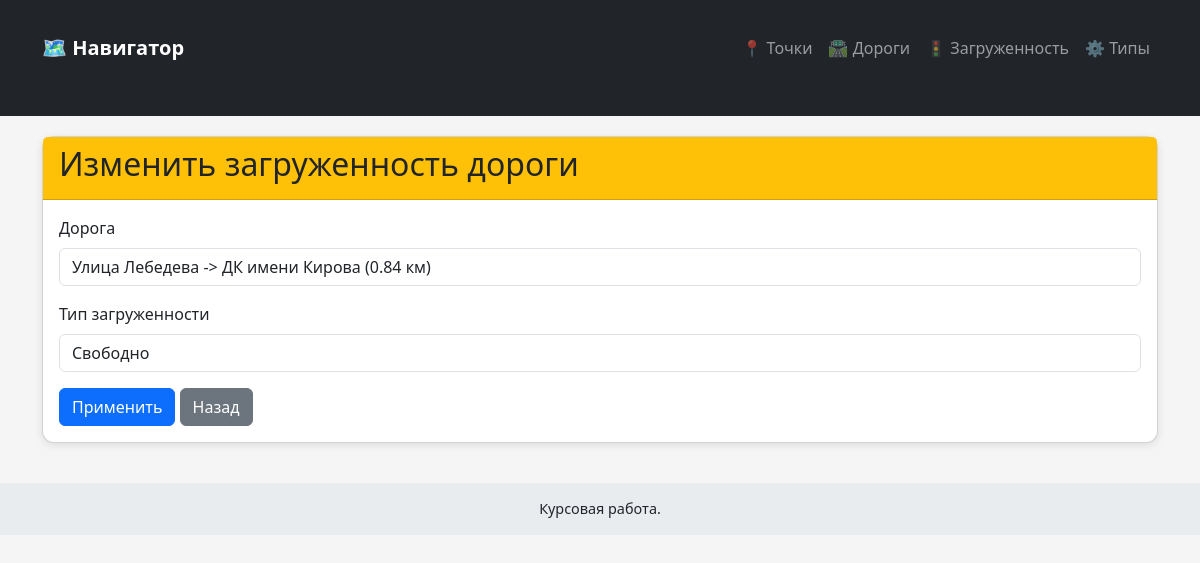
Page /traffic/6/update/ on the earlier database version.
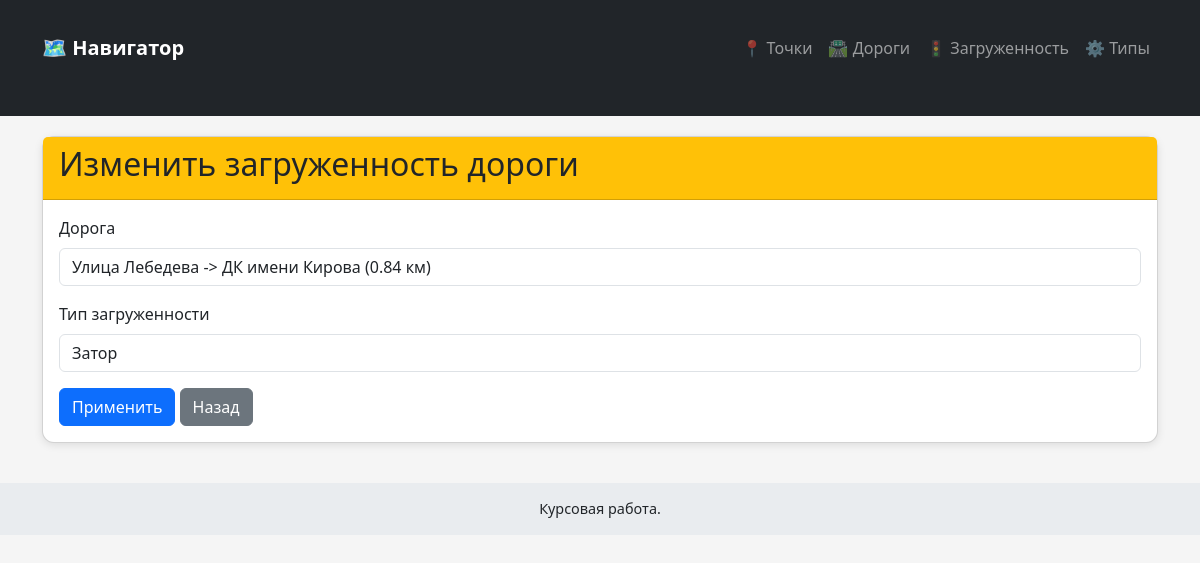
Same page on the later database version.
### traffic/models.py (models this page shows, shortened)
class Traffic(models.Model):
    road_segment = models.OneToOneField(
        RoadSegment,
        on_delete=models.CASCADE,
        related_name='traffic',
        verbose_name="Отрезок пути"
    )
    congestion_type = models.ForeignKey(CongestionType, on_delete=models.PROTECT, verbose_name="Тип загруженности")
    last_updated = models.DateTimeField(auto_now=True, verbose_name="Последнее обновление")
    class Meta:
        verbose_name = 'Загруженность дороги'
        verbose_name_plural = 'Загруженность дорог'

### traffic/views.py (the view, shortened to what this page needs)
    def handler(request, pk=None):
        if (pk is not None and request.path.endswith('/update/')) or request.path.endswith('/create/'):
            is_update = pk is not None and request.path.endswith('/update/')
            obj = get_object_or_404(model, pk=pk) if is_update else None
            if request.method == 'POST':
                form = form_class(request.POST, instance=obj)
                if form.is_valid():
                    saved_obj = form.save()
                    if is_update:
                        return redirect(f'{template_base}_detail', pk=saved_obj.pk)
                    else:
                        return redirect(f'{template_base}s')
                return render(request, f'traffic/create_{template_base}.html', {
                    'form': form,
                    template_base: obj,
                    'error': 'Форма была неверной',
                })
            else:
                form = form_class(instance=obj)
                return render(request, f'traffic/create_{template_base}.html', {
                    'form': form,
                    template_base: obj,
                })

### traffic/forms.py
class TrafficForm(ModelForm):
    class Meta:
        model = Traffic
        fields = '__all__'
        exclude = ['last_updated']
        widgets = {
            'road_segment': forms.Select(attrs={'class': 'form-control', 'placeholder': 'Дорога'}),
            'congestion_type': forms.Select(attrs={'class': 'form-control', 'placeholder': 'Тип загруженности'}),
        }

### traffic/models.py (called while the page is built)
    def __str__(self):
        return self.name

    def __str__(self):
        return f"{self.point_a} -> {self.point_b} ({self.distance_km} км)"

    def __str__(self):
        return self.name

### traffic/templates/traffic/create_traffic.html (shortened to what this page needs)
{% extends 'traffic/layout.html' %}
{% block content %}
<div class="card">
    <div class="card-header bg-warning">
        <h2>Изменить загруженность дороги</h2>
    </div>
    <div class="card-body">
        <form method="post">
            <div class="mb-3">
                <label class="form-label">Дорога</label>
                {{ form.road_segment }}
            </div>
            <div class="mb-3">
                <label class="form-label">Тип загруженности</label>
                {{ form.congestion_type }}
            </div>
            <button type="submit" class="btn btn-primary">Применить</button>
            <a href="{% url 'traffic' %}" class="btn btn-secondary">Назад</a>
        </form>
    </div>
</div>
{% endblock %}

Differences in the rows shown:
changed Traffic "Улица Лебедева -> ДК имени Кирова (0.84 км)": congestion_type "Свободно" → "Затор"
